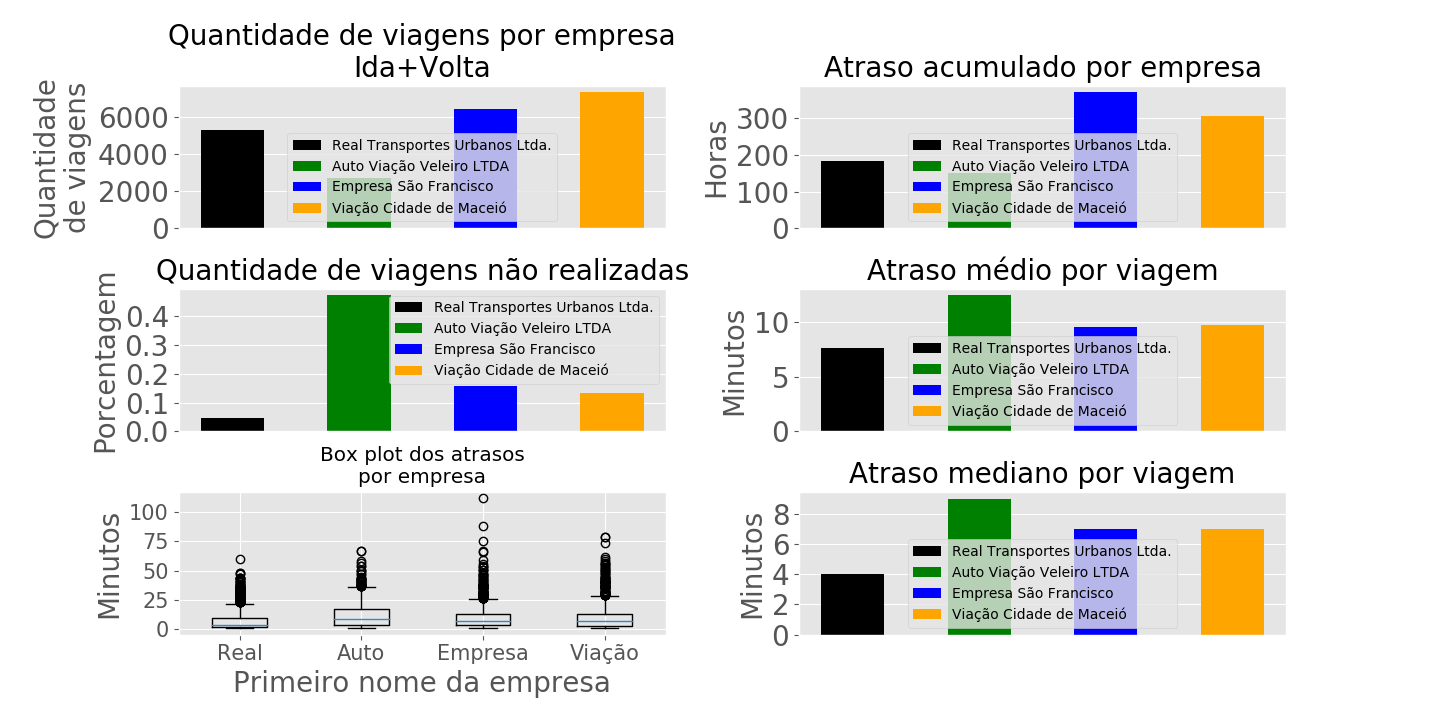

Source code (Python):
import pandas as pd
import matplotlib.pyplot as plt
import numpy as np
import random
plt.style.use('ggplot')

def read_data():
	data =  pd.read_csv('viagens.csv')

	del data['Unnamed: 0']

	return data

def companies_travels_delay_notTravels(data):
	
	#Dicionário no formado {empresa: [num. de viagens 'ida'+'volta']}
	companies_travels = {}

	#Dicionário no formado {empresa: atraso acumulado em minutos}
	companies_delays = {}

	#Dicionário no formado {empresa: quantidade de viagens não realizadas}
	companies_not_travels = {}

	for i in range(len(data['empresa'].values)):
		
		current_company = data['empresa'][i]
		
		#verifica se a chave já existe no dicionário. Se não existe, adiciona.
		if not current_company in companies_travels:
			companies_travels[current_company] = 0
			companies_delays[current_company] = []
			companies_not_travels[current_company] = 0

		#Contabiliza a viagem
		companies_travels[current_company] += 1

		#Se data['duracao_realizada'][i] é NaN, a condição do IF se torna falsa, e portanto não entra no IF.
		if data['duracao_prevista'][i] < data['duracao_realizada'][i]:
			companies_delays[current_company].append(data['duracao_realizada'][i]-data['duracao_prevista'][i])

		#Se data['duracao_realizada'][i] é NaN, a condição do IF se torna falsa, e portanto não entra no IF.
		if pd.isna(data['duracao_realizada'][i]):
			companies_not_travels[current_company] += 1

	return companies_travels,companies_delays,companies_not_travels

def transform_to_percent(companies_travels,companies_not_travels):

	for companie in companies_travels:
		companies_not_travels[companie] = companies_not_travels[companie]/companies_travels[companie]

	return companies_travels,companies_not_travels

def plot_delays_companies(companies_delays):

	total_delays = list(companies_delays.values())

	plt.title("Atraso acumulado por empresa",fontsize=20)
	handles = plt.bar(companies_delays.keys(),[sum(total_delays[i])/60 for i in range(len(total_delays))],width=0.5,color=['black','green','blue','orange'])
	plt.ylabel("Horas",fontsize=20)
	plt.xticks([])
	plt.yticks(fontsize=20)
	plt.legend(handles=handles,labels=companies_delays.keys(),fontsize=10)
	#plt.show()

def plot_travels_companies(companies_travels):

	plt.title("Quantidade de viagens por empresa\nIda+Volta",fontsize=20)
	handles = plt.bar(companies_travels.keys(),companies_travels.values(),width=0.5,color=['black','green','blue','orange'])
	plt.ylabel("Quantidade\nde viagens",fontsize=20)
	plt.xticks([])
	plt.yticks(fontsize=20)
	plt.legend(handles=handles,labels=companies_travels.keys(),fontsize=10)
	#plt.show()

def plot_not_travels(companies_not_travels):

	plt.title("Quantidade de viagens não realizadas",fontsize=20)
	handles = plt.bar(companies_not_travels.keys(),companies_not_travels.values(),width=0.5,color=['black','green','blue','orange'])
	plt.ylabel("Porcentagem",fontsize=20)
	plt.xticks([])
	plt.yticks(fontsize=20)
	plt.legend(handles=handles,labels=companies_not_travels.keys(),fontsize=10)
	#plt.show()

def plot_median_delays(companies_delays):

	mean_delays = {}
	
	for company in companies_delays:
		mean_delays[company] = np.median(companies_delays[company])

	
	plt.title("Atraso mediano por viagem",fontsize=20)
	handles = plt.bar(mean_delays.keys(),mean_delays.values(),width=0.5,color=['black','green','blue','orange'])
	plt.ylabel("Minutos",fontsize=20)
	plt.xticks([])
	plt.yticks(fontsize=20)
	plt.legend(handles=handles,labels=mean_delays.keys(),fontsize=10)


def plot_mean_delays(companies_delays):

	mean_delays = {}
	std_delays = {}

	
	for company in companies_delays:
		mean_delays[company] = np.mean(companies_delays[company])

	
	plt.title("Atraso médio por viagem",fontsize=20)
	handles = plt.bar(mean_delays.keys(),mean_delays.values(),width=0.5,color=['black','green','blue','orange'])
	plt.ylabel("Minutos",fontsize=20)
	plt.xticks([])
	plt.yticks(fontsize=20)
	plt.legend(handles=handles,labels=mean_delays.keys(),fontsize=10)
	

def plot_boxplot_delays(companies_delays):
	

	plt.title('Box plot dos atrasos\npor empresa')
	plt.boxplot([companies_delays[company] for company in companies_delays],labels=[list(companies_delays.keys())[i].split(' ')[0] for i in range(len(companies_delays)) ] )
	plt.xlabel('Primeiro nome da empresa',fontsize=20)
	plt.xticks(fontsize=15)

	plt.ylabel('Minutos',fontsize=20)
	plt.yticks(fontsize=15)

def review_company(data):


	companies_travels,companies_delays,companies_not_travels = companies_travels_delay_notTravels(data)
	plt.subplot(321)
	plot_travels_companies(companies_travels)

	plt.subplot(322)
	plot_delays_companies(companies_delays)

	companies_travels,companies_not_travels = transform_to_percent(companies_travels,companies_not_travels)
	plt.subplot(323)
	plot_not_travels(companies_not_travels)

	plt.subplot(324)
	plot_mean_delays(companies_delays)

	plt.subplot(325)
	plot_boxplot_delays(companies_delays)

	plt.subplot(326)
	plot_median_delays(companies_delays)

	plt.show()


def main():
	data = read_data()
	review_company(data)

main()
